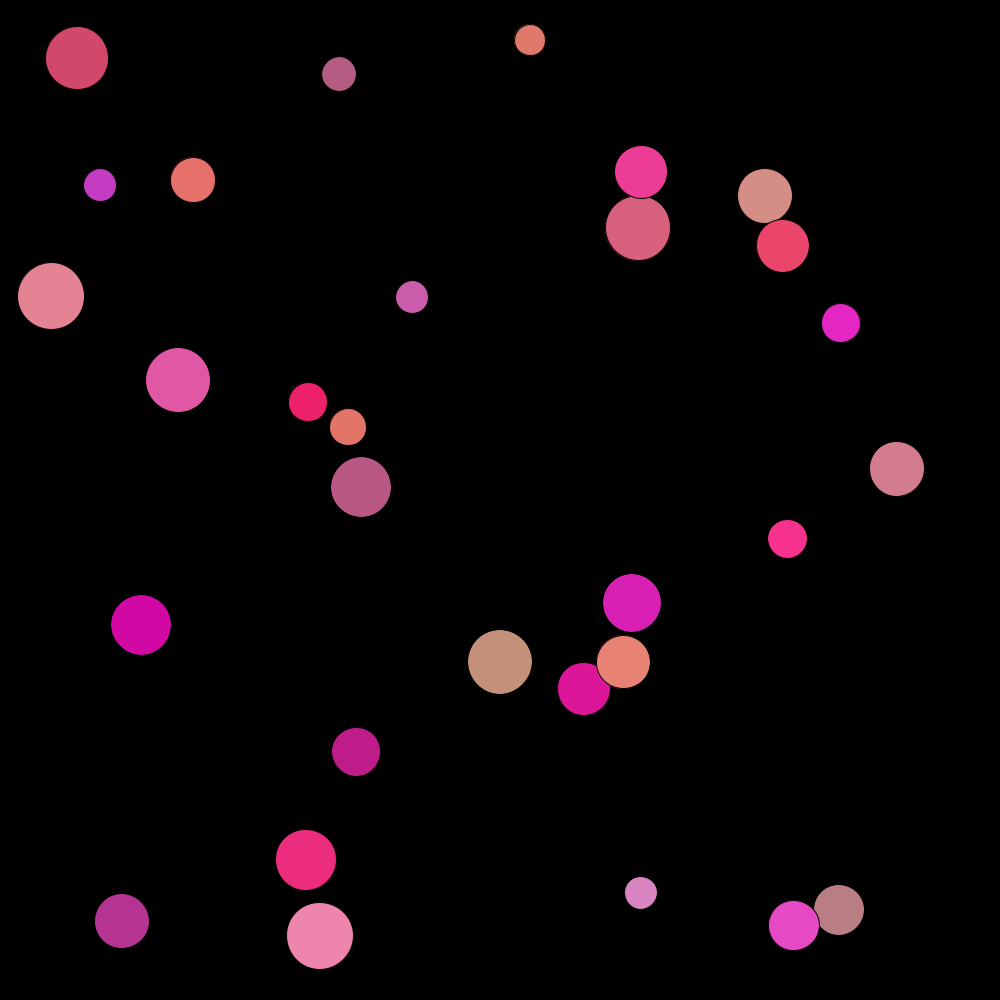
Frame 1 (no input)
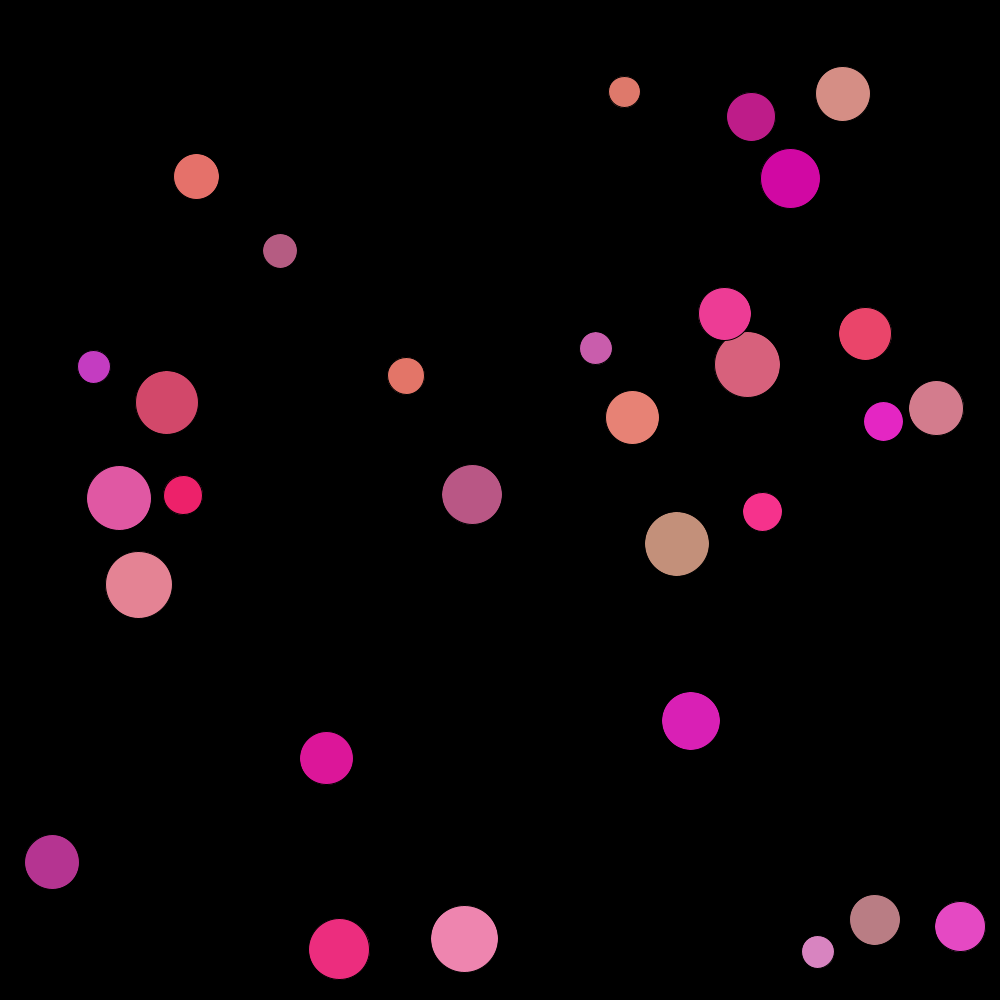
Frame 60 (the mouse pressed at the canvas centre just before this capture)
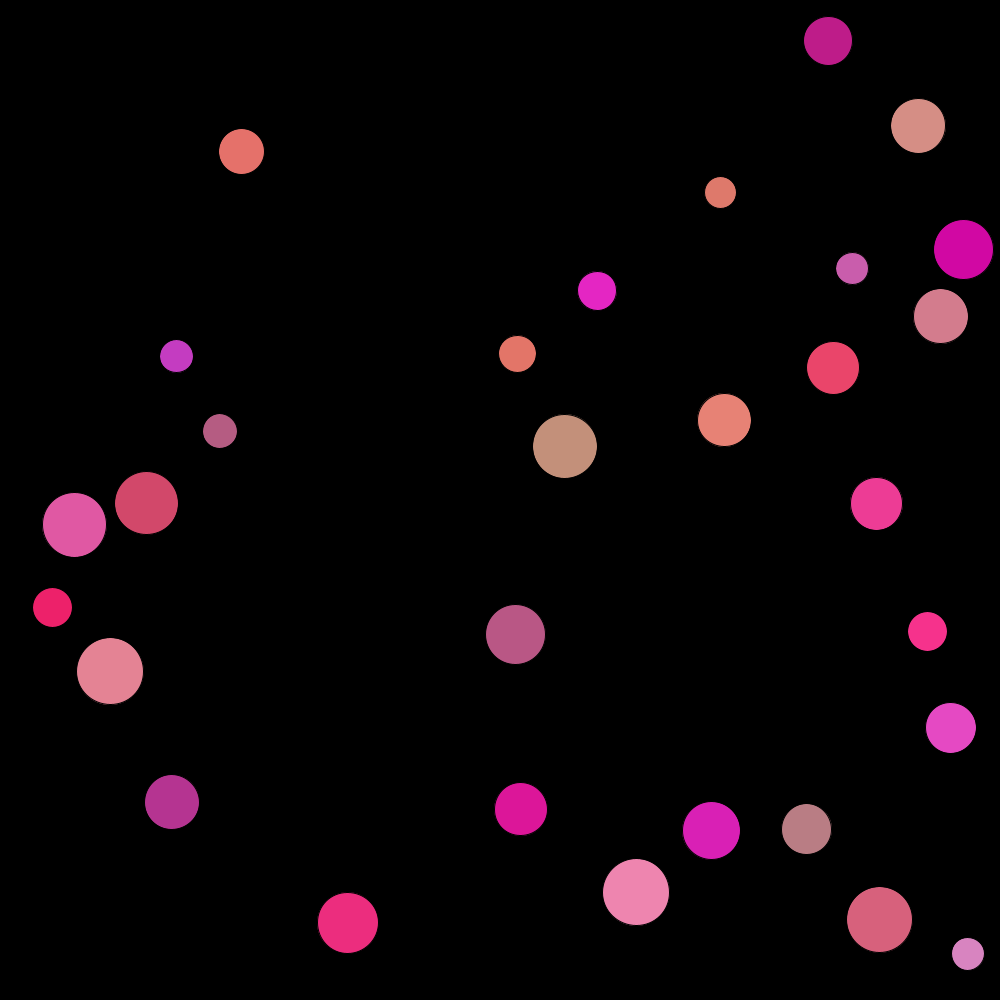
Frame 120 (the mouse held since frame 60 and released just before this capture)

The Processing sketch that drew these frames (run headless with seeded random() and noise(); from frame 60 on, the mouse is pressed at the canvas centre):

// Processing sketch: sketch_1_11
// ── sketch_1_11.pde
int maxconfetti=30;
Confetti[] confs=new Confetti[maxconfetti]; //this makes an array of 30 confettis

void setup()
{
    size(1000,1000);
    // here we fill the array with new objects: we also need to make the objects
    for (int j=0; j<maxconfetti; j++)
    {
        confs[j]= new Confetti();
    }
}

void draw()
{
    background(0);
    for (int j=0; j<maxconfetti; j++)
    {
        confs[j].move();
        confs[j].display();
        for (int i = 0; i < maxconfetti; i++)
        {
            if (i != j)
            {
                if (PVector.dist(confs[j].location, confs[i].location) <= (confs[i].radius + confs[j].radius))
                {
                    if (PVector.dist(confs[j].location, confs[i].location) < 0.9*(confs[i].radius + confs[j].radius))
                    {
                        confs[j].location = new PVector(int(random(confs[j].radius,width-confs[j].radius)),int(random(confs[j].radius,width-confs[j].radius)));
                        confs[i].location = new PVector(int(random(confs[i].radius,width-confs[i].radius)),int(random(confs[i].radius,width-confs[i].radius)));
                    }
                    float jPosX = confs[j].location.x;
                    float jPosY = confs[j].location.y;
                    float iPosX = confs[i].location.x;
                    float iPosY = confs[i].location.y;
                    PVector jVelocity = confs[j].velocity;
                    PVector iVelocity = confs[i].velocity;
                    PVector axisj = new PVector(iPosX - jPosX, iPosY - jPosY);
                    PVector axisi = new PVector(jPosX - iPosX, jPosY - iPosY);
                    
                    float lengthAxisj = 1/pow(axisj.mag(),2);
                    float lengthAxisi = 1/pow(axisi.mag(),2);

                    float dotj = axisj.dot(jVelocity);
                    float doti = axisi.dot(iVelocity);

                    float scalarj = dotj * lengthAxisj;
                    float scalari = doti * lengthAxisi;
                    
                    PVector aj = PVector.mult(axisj, scalarj);
                    PVector ai = PVector.mult(axisi, scalari);
                    
                    PVector newJVelocity = jVelocity.sub(aj);
                    PVector newIVelocity = iVelocity.sub(ai);

                    confs[j].velocity = new PVector(newJVelocity.x + ai.x, newJVelocity.y + ai.y);
                    confs[i].velocity = new PVector(newIVelocity.x + aj.x, newIVelocity.y + aj.y);
                                       
                }
            }
        }
    }
}
// ── Confetti.pde
class Confetti 
{
  
    color c;        // a confetti has a colour
    float radius;    // a confetti has a radius;
    PVector location;
    PVector velocity;
 
  
    Confetti() 
    {  //constructor: gives values to the variables
        c= color(int(random(180,255)), int(random(0,150)), int(random(100,200)));  //pinkish
    
        radius=random(15,35);
        location = new PVector(int(random(radius,width-radius)),int(random(radius,width-radius)));
        
        float dx=int(random(-3,4));               // speed in x-direction
        while (dx==0) dx=int(random(-3,4)); // dont want nonmoving confettis
        float dy=int(random(-3,4));               // speed in y-direction
        while (dy==0) dy=int(random(-3,4)); // dont want nonmoving confettis
        velocity = new PVector(dx,dy);
  }
   
  //methods...
    void display() 
    {
        //noStroke();
        fill(c);
        ellipse(location.x,location.y,2*radius,2*radius);
    }
  
    void move() 
    {
        //if the confetti reaches the left wall or the right wall, it bounces
        if ((location.x>width-radius-velocity.x) || (location.x<radius-velocity.x))  velocity.x=-velocity.x;
        //if the confetti reaches the top wall or the botton wall, it bounces
        if ((location.y>width-radius-velocity.y) || (location.y<radius-velocity.y))  velocity.y=-velocity.y;
        location.add(velocity);
    }
}
